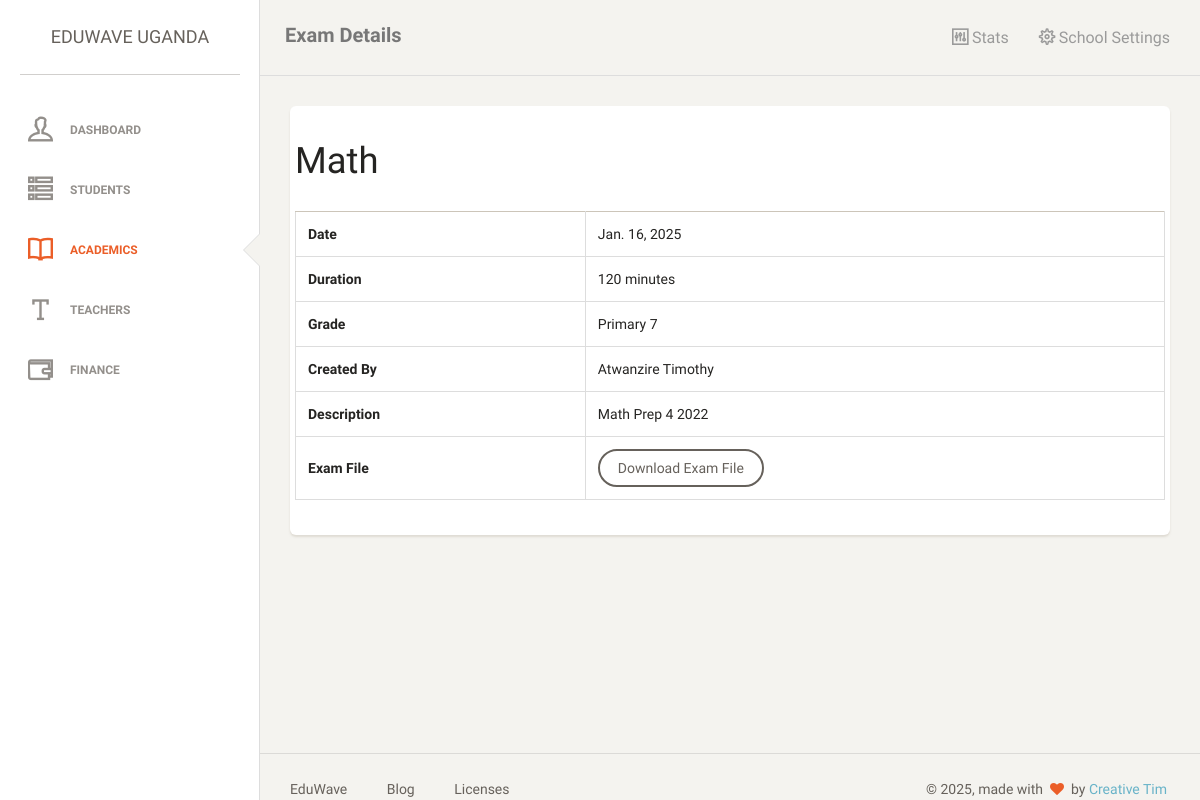
The page /academics/exams/1/ on the database its author committed.
### academic/models.py (models this page shows, shortened)
class Exam(models.Model):
    subject = models.ForeignKey(Subject, on_delete=models.CASCADE, related_name="exams")
    date = models.DateField()
    duration_minutes = models.PositiveIntegerField()
    file = models.FileField(
        upload_to='exam_uploads/',
        blank=True,
        validators=[FileExtensionValidator(allowed_extensions=['pdf', 'docx', 'pptx'])]  # Add file type validation
    )
    description = models.TextField(null=True, blank=True)
    grade = models.ForeignKey('Grade', blank=True, on_delete=models.DO_NOTHING, related_name="exams")
    created_by = models.ForeignKey(Teacher, blank=True, on_delete=models.DO_NOTHING, related_name="exams")
    created = models.DateField(auto_now_add=True)
    updated = models.DateField(auto_now=True)
    class Meta:
        db_table = "exam"
        db_table_comment = "This includes exams data"
        order_with_respect_to = "subject"

class Subject(models.Model):
    name = models.CharField(max_length=100)
    description = models.TextField()
    curriculum = models.ForeignKey('Curriculum', on_delete=models.CASCADE, related_name="subjects")
    created = models.DateField(auto_now_add=True)
    updated = models.DateField(auto_now=True)
    class Meta:
        db_table = "subject"
        db_table_comment = "This includes Subject data"
        ordering = ["name"]
    def __str__(self):
        return self.name

class Grade(models.Model):
    grade_name = models.CharField(max_length=50)
    class_teacher = models.ForeignKey(Teacher, on_delete=models.SET_NULL, null=True, related_name="grades")
    created = models.DateField(auto_now_add=True)
    updated = models.DateField(auto_now=True)
    class Meta:
        db_table = "class"
        db_table_comment = "This includes Students address data"
        ordering = ["grade_name"]
    def __str__(self):
        return self.grade_name

### teachers/models.py (models this page shows, shortened)
class Teacher(models.Model):
    GENDER = (
        ("male", "male"),
        ("female", "female"),
    )
    user = models.OneToOneField(CustomUser, on_delete=models.CASCADE, related_name="teacher")
    registration_id = models.CharField(max_length=100, unique=True)
    first_name = models.CharField(max_length=150)
    last_name = models.CharField(max_length=150)
    gender = models.CharField(max_length=50, choices= GENDER, default= 'male')
    year_of_entry = models.CharField(
        max_length=4,
        validators=[
            RegexValidator(
                regex=r'^\d{4}$',
                message="Year must be in YYYY format.",
            )
        ],
        verbose_name="Year of Entry"
    )
    profile_picture = models.ImageField(upload_to="teacher_profile_pictures", null=True, blank=True)
    school = models.ForeignKey('management.GeneralInformation', on_delete=models.CASCADE, related_name="teachers")
    registered_by = models.ForeignKey(settings.AUTH_USER_MODEL, on_delete=models.DO_NOTHING, blank=True, null=True, related_name="registered_teachers")
    class Meta:
        db_table = "teachers"
    def __str__(self):
        return f"{self.first_name} {self.last_name}"

### academic/views.py (the view)
# urls.py: path('exams/<int:pk>/', views.exam_detail, name='exam_detail'),
def exam_detail(request, pk):
    exam = get_object_or_404(Exam, pk=pk)
    return render(request, 'exam_detail.html', {'exam': exam})

### academic/templates/exam_detail.html
{% extends 'base.html' %}
{% block page_title %}Exam Details{% endblock page_title %}
{% block academicsSetActive %}active{% endblock academicsSetActive %}
{% block content %}
<div class="card">
    <div class="p-2">
        <h2 class="mb-4">{{ exam.subject }}</h2>
        <div class="content table-responsive table-full-width">
            <table class="table table-bordered">
                <tbody>
                    <tr>
                        <th scope="row">Date</th>
                        <td>{{ exam.date }}</td>
                    </tr>
                    <tr>
                        <th scope="row">Duration</th>
                        <td>{{ exam.duration_minutes }} minutes</td>
                    </tr>
                    <tr>
                        <th scope="row">Grade</th>
                        <td>{{ exam.grade }}</td>
                    </tr>
                    <tr>
                        <th scope="row">Created By</th>
                        <td>{{ exam.created_by }}</td>
                    </tr>
                    <tr>
                        <th scope="row">Description</th>
                        <td>{{ exam.description }}</td>
                    </tr>
                    <tr>
                        <th scope="row">Exam File</th>
                        <td>
                            <a href="{{ exam.file.url }}" class="btn btn-secondary">Download Exam File</a>
                        </td>
                    </tr>
                </tbody>
            </table>
        </div>
    </div>
</div>
{% endblock content %}

### static/assets/css/custom.css (style rules this page uses)
.mb-4, .my-4 { margin-bottom: 1.5rem !important; }
.p-2 { padding: 0.5rem !important; }

### rows shown on the page
Exam: subject "Math", date "Jan. 16, 2025", duration_minutes "120", grade "Primary 7", created_by "Atwanzire Timothy", description "Math Prep 4 2022"
